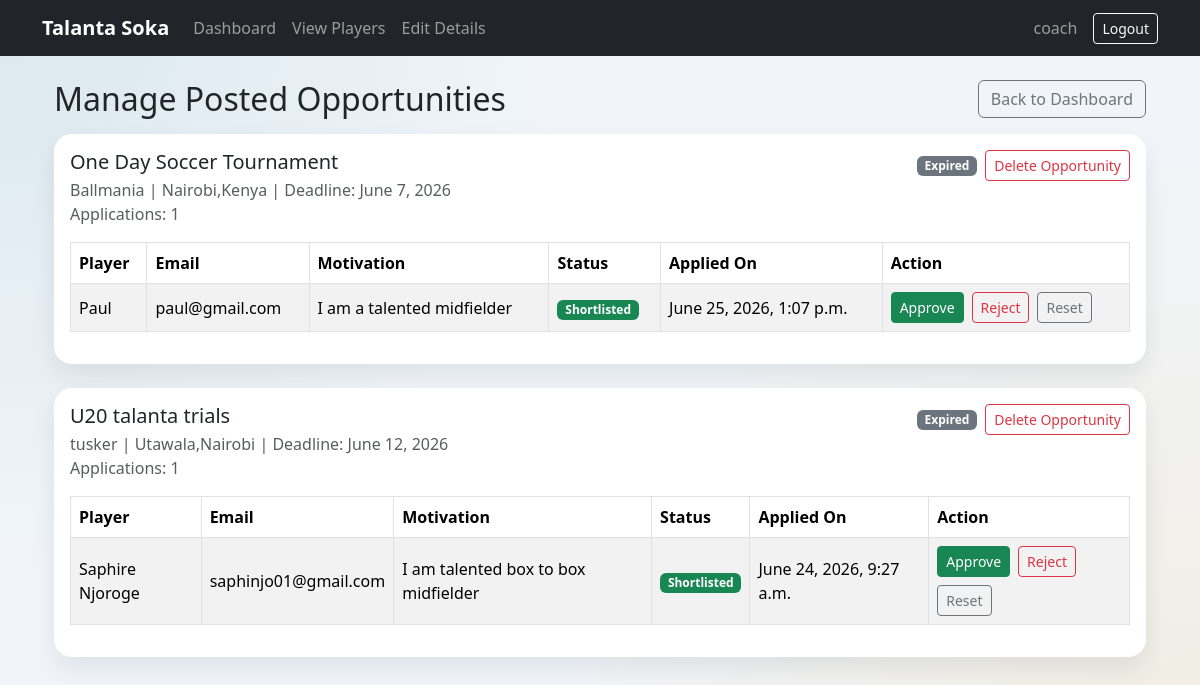
The page /opportunities/manage/ (signed in) on the database as committed earlier.
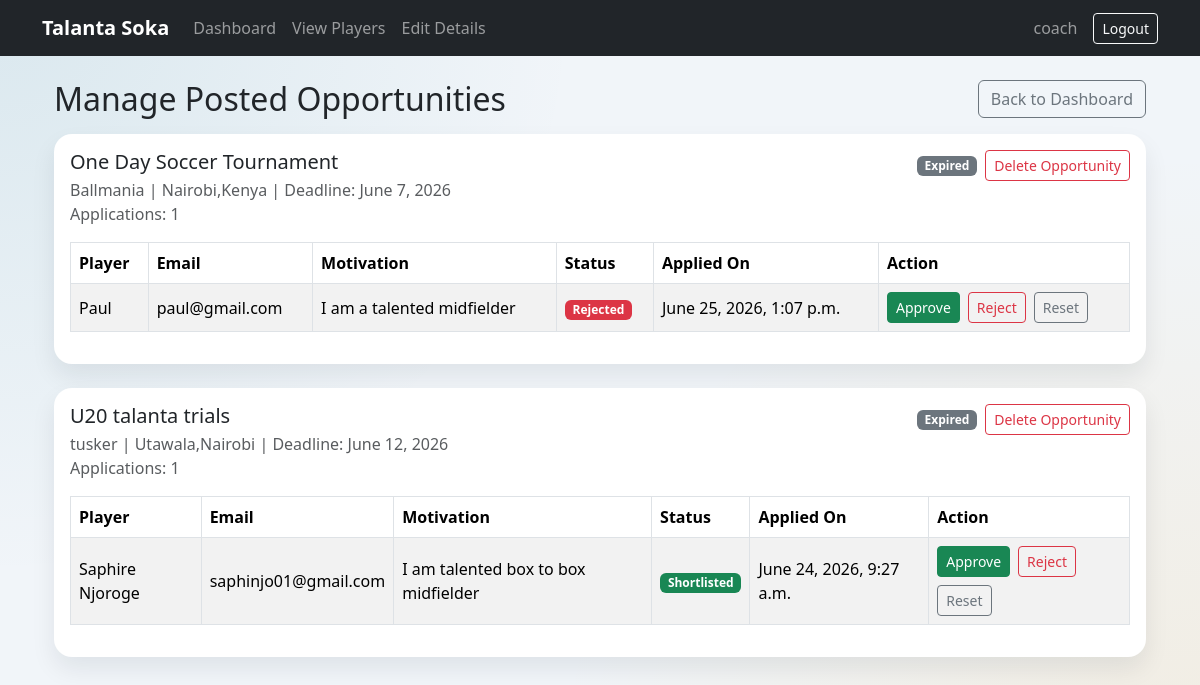
The same page on the database as committed later.
### opportunities/models.py (models this page shows, shortened)
class Application(models.Model):
	STATUS_CHOICES = [
		('pending', 'Pending'),
		('shortlisted', 'Shortlisted'),
		('rejected', 'Rejected'),
	]
	opportunity = models.ForeignKey(
		Opportunity,
		on_delete=models.CASCADE,
		related_name='applications',
	)
	player = models.ForeignKey(
		settings.AUTH_USER_MODEL,
		on_delete=models.CASCADE,
		related_name='opportunity_applications',
	)
	motivation = models.TextField(blank=True)
	status = models.CharField(max_length=20, choices=STATUS_CHOICES, default='pending')
	applied_at = models.DateTimeField(auto_now_add=True)
	class Meta:
		ordering = ['-applied_at']
		constraints = [
			models.UniqueConstraint(
				fields=['opportunity', 'player'],
				name='unique_player_opportunity_application',
			)
		]

### users/models.py (models this page shows, shortened)
class User(AbstractBaseUser, PermissionsMixin):
    full_name = models.CharField(max_length=150)
    email = models.EmailField(unique=True)
    ROLE_CHOICES = [
        ('player','Player'),
        ('scout', 'Scout'),
    ]
    role = models.CharField(max_length=20, choices=ROLE_CHOICES, default='player')
    is_active = models.BooleanField(default=True)
    is_staff = models.BooleanField(default=False)
    USERNAME_FIELD = 'email'
    REQUIRED_FIELDS = ['full_name']
    objects = UserManager()

### opportunities/views.py (the view)
# urls.py: path('manage/', views.manage_posted_opportunities, name='manage_posted_opportunities'),
@login_required
def manage_posted_opportunities(request):
	if request.user.role != 'scout':
		messages.error(request, 'Only scouts can manage posted opportunities.')
		return redirect('player_dashboard')
	_auto_expire_passed_deadline_opportunities()
	opportunities = (
		Opportunity.objects.filter(scout=request.user)
		.prefetch_related('applications__player')
	)
	return render(
		request,
		'scouts/manage_opportunities.html',
		{'opportunities': opportunities, 'today': timezone.localdate()},
	)

### opportunities/views.py (called while the page is built)
def _auto_expire_passed_deadline_opportunities():
	today = timezone.localdate()
	Opportunity.objects.filter(is_active=True, deadline__lt=today).update(is_active=False)

### templates/scouts/manage_opportunities.html (shortened to what the changed rows need)
{% extends 'base.html' %}
{% block content %}
<div class="container mt-4">
    <div class="d-flex justify-content-between align-items-center mb-3">
        <h2 class="mb-0">Manage Posted Opportunities</h2>
    </div>
    {% if opportunities %}
        {% for opportunity in opportunities %}
            <div class="card mb-4">
                <div class="card-body">
                    <div class="d-flex justify-content-between align-items-start flex-wrap gap-2 mb-3">
                        <div>
                            <h5 class="mb-1">{{ opportunity.title }}</h5>
                            <p class="text-muted mb-0">{{ opportunity.organization }} | {{ opportunity.location }} | Deadline: {{ opportunity.deadline }}</p>
                            <p class="text-muted mb-0">
                                Applications: {{ opportunity.applications.count }}
                            </p>
                        </div>
                        <div class="d-flex align-items-center gap-2">
                            {% if not opportunity.is_active %}
                                {% if opportunity.deadline < today %}
                                    <span class="badge bg-secondary">Expired</span>
                                {% else %}
                                    <span class="badge bg-secondary">Closed Early</span>
                                {% endif %}
                            {% else %}
                                <span class="badge bg-success">Active</span>
                            {% endif %}
                            <form method="post" action="{% url 'delete_posted_opportunity' opportunity.id %}" onsubmit="return confirm('Delete this posted opportunity? This will also remove its applications.');">
                                <button type="submit" class="btn btn-sm btn-outline-danger">Delete Opportunity</button>
                            </form>
                        </div>
                    </div>
                    {% if opportunity.applications.all %}
                        <div class="table-responsive">
                            <table class="table table-bordered table-striped align-middle">
                                <thead>
                                    <tr>
                                        <th>Player</th>
                                        <th>Email</th>
                                        <th>Motivation</th>
                                        <th>Status</th>
                                        <th>Applied On</th>
                                        <th>Action</th>
                                    </tr>
                                </thead>
                                <tbody>
                                    {% for application in opportunity.applications.all %}
                                        <tr>
                                            <td>{{ application.player.full_name }}</td>
                                            <td>{{ application.player.email }}</td>
                                            <td>{{ application.motivation|default:'-' }}</td>
                                            <td>
                                                {% if application.status == 'shortlisted' %}
                                                    <span class="badge bg-success">Shortlisted</span>
                                                {% elif application.status == 'rejected' %}
                                                    <span class="badge bg-danger">Rejected</span>
                                                {% else %}
                                                    <span class="badge bg-warning text-dark">Pending</span>
                                                {% endif %}
                                            </td>
                                            <td>{{ application.applied_at }}</td>
                                            <td>
                                                <div class="d-flex flex-wrap gap-2">
                                                    <form method="post" action="{% url 'update_application_status' application.id 'shortlisted' %}">
                                                        <button type="submit" class="btn btn-sm btn-success">Approve</button>
                                                    </form>
                                                    <form method="post" action="{% url 'update_application_status' application.id 'rejected' %}">
                                                        <button type="submit" class="btn btn-sm btn-outline-danger">Reject</button>
                                                    </form>
                                                    <form method="post" action="{% url 'update_application_status' application.id 'pending' %}">
                                                        <button type="submit" class="btn btn-sm btn-outline-secondary">Reset</button>
                                                    </form>
                                                </div>
                                            </td>
                                        </tr>
                                    {% endfor %}
                                </tbody>
                            </table>
                        </div>
                    {% else %}
                        <div class="alert alert-info mb-0">No player applications for this opportunity yet.</div>
                    {% endif %}
                </div>
            </div>
        {% endfor %}
    {% else %}
        <div class="alert alert-info">You have not posted opportunities yet. <a href="{% url 'post_opportunity' %}">Post one now</a>.</div>
    {% endif %}
</div>
{% endblock %}

Rows that differ between the two databases and show on the page:
changed Application "I am a talented midfielder": status "Shortlisted" → "Rejected"
